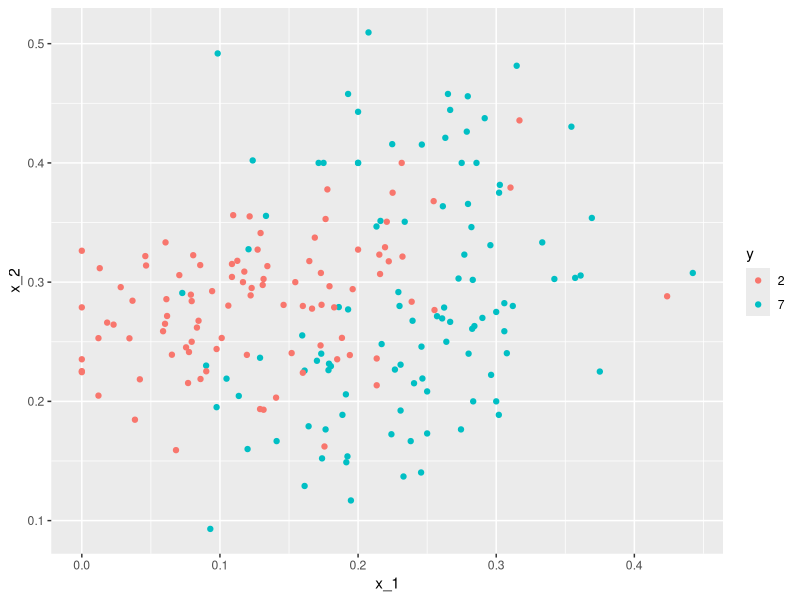
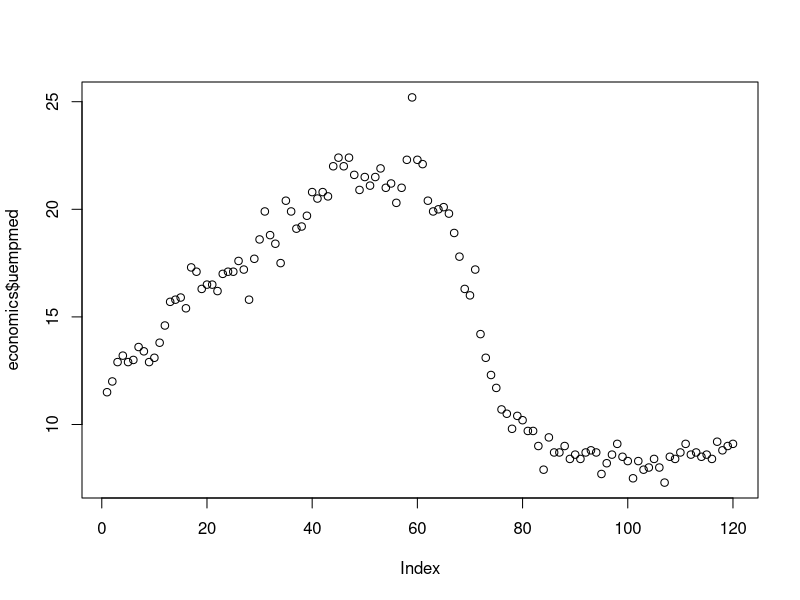
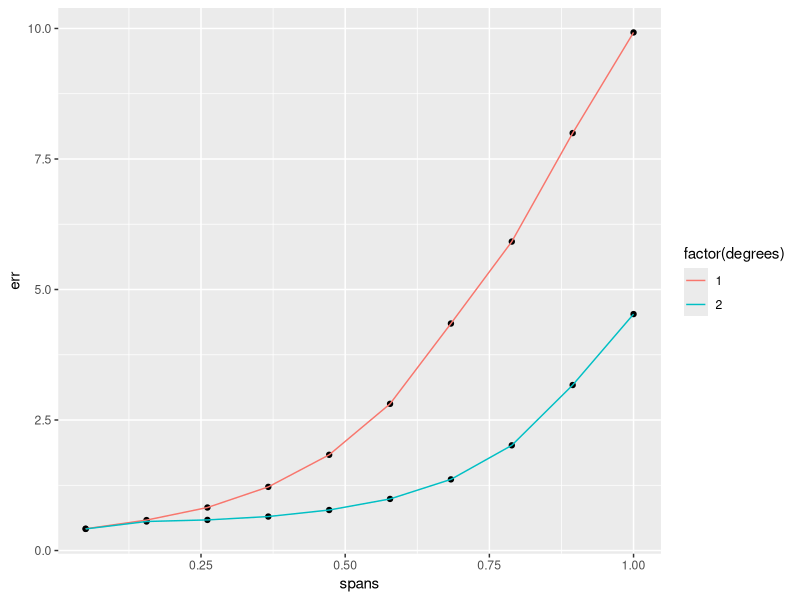
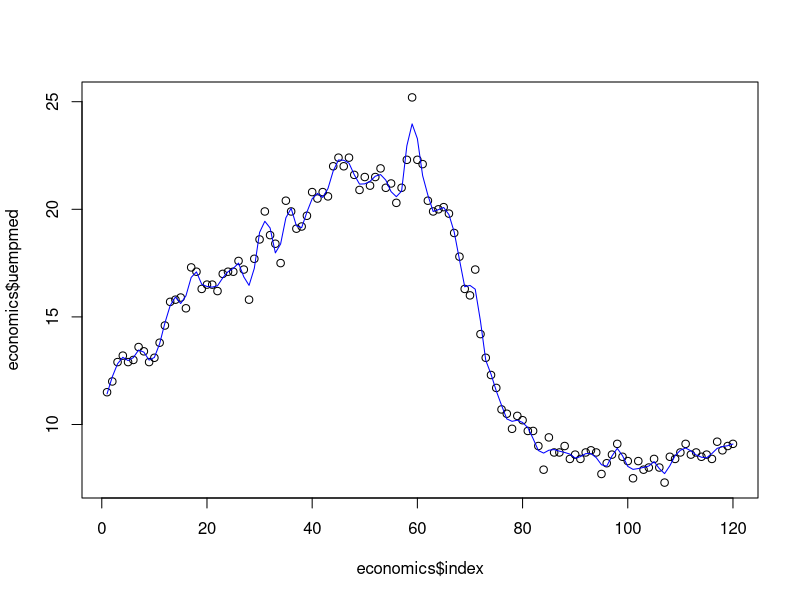
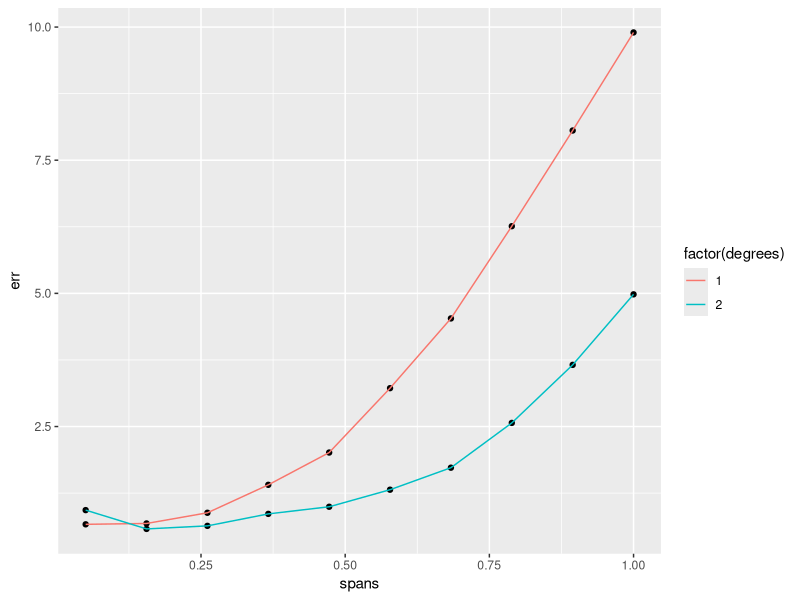
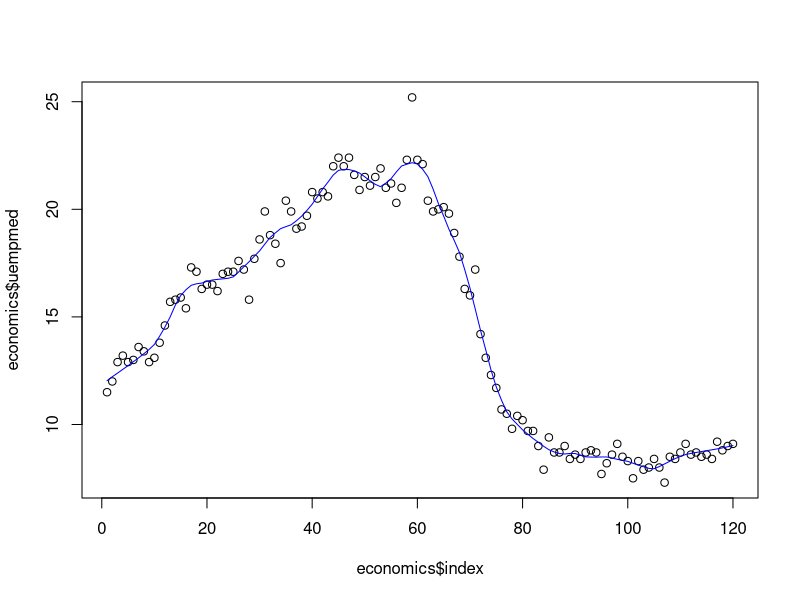
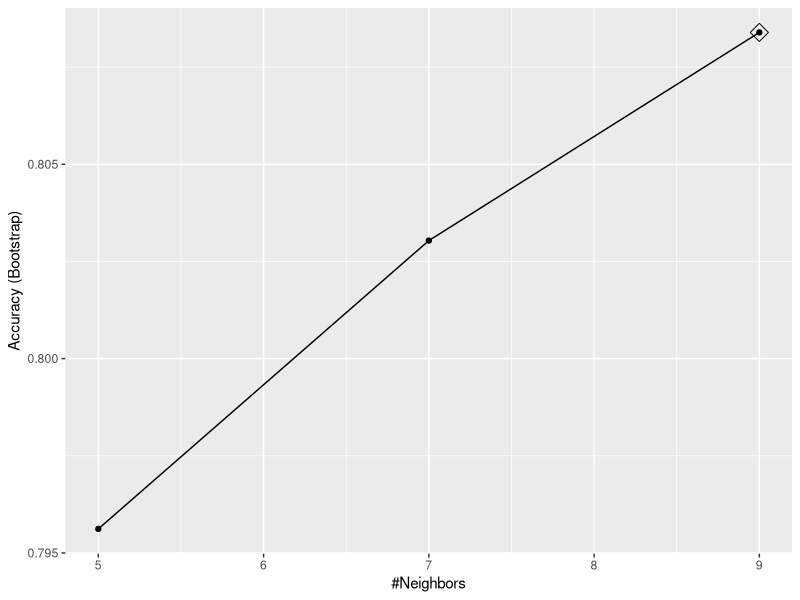
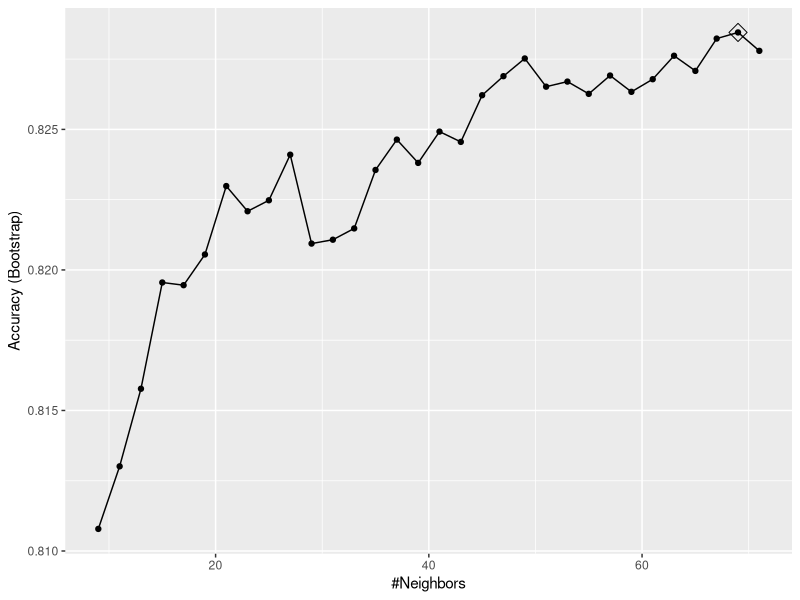

Write R code to recreate these figures, in order.
## ---- chunk 1
knitr::opts_chunk$set(echo = TRUE)
knitr::opts_chunk$set(warning = FALSE, message = FALSE) # just to clean the pdf files, not recommended in practice!
## ---- chunk 2
library(tidyverse)  # data manipulation and visualization
library(caret)      # statistical learning techniques
library(ggplot2)    # plots
library(dslabs)     # digit recognition data
## ---- chunk 3
data("mnist_27")
mnist_27$test %>% ggplot(aes(x_1, x_2, color = y)) +  geom_point()
## ---- chunk 4
data(economics)
economics <- economics[dim(economics)[1]:(dim(economics)[1]-119),]
economics$index <- 1:120
plot(economics$uempmed)
## ---- chunk 5

set.seed(2022)

degree_list <- list()
span_values <- seq(0.05,1,length=10)
for(deg in 1:2){ #polynomial degree
  err <- list()
  for(k in 1:length(span_values)){ #smoothness
    score <- list()
    for(i in 1:(nrow(economics))){
      training = economics[-i,]
      model = loess(uempmed ~ index, data = training, span = span_values[k], degree=deg) 
      validation = economics[i,]
      pred = predict(model, validation)
      # error of ith fold
      score[[i]] = (validation$uempmed - pred)^2
    }
  # returns a vector with the average error for a given degree & span
  err[[k]] <- mean(unlist(score),na.rm=TRUE) 
  }
  degree_list[[deg]] <- err
}

# prepare dataframe for ggplot
spans <- rep(span_values,2)
degrees <- rep(c(1,2), each = length(span_values))
err <- unlist(degree_list)
df_toplot <- as.data.frame(cbind(spans,degrees,err))

# plot
p <- ggplot(df_toplot, aes(x=spans, y=err, group=factor(degrees))) + 
  geom_point() + geom_line(aes(col=factor(degrees)))
p
## ---- chunk 6
best <- df_toplot[which(df_toplot$err==min(df_toplot$err)),]
best
## ---- chunk 7
res <- loess(uempmed ~ index, data = economics, span =best$spans, degree=best$degrees) 
plot(economics$index, economics$uempmed)
lines(predict(res), col='blue')
## ---- chunk 8
flds <- caret::createFolds(1:nrow(economics), 
                           k = 3, list = TRUE, 
                           returnTrain = FALSE)
flds
class(flds)
# yopu can use [[k]] or [k] to access the k-th element
flds[1]     # you need to "unlist" afterwards (see below)
flds[[1]]   # you do not

## ---- chunk 9
degree_list <- list()
for(deg in 1:2){ #polynomial degree
  err <- list()
  for(k in 1:length(span_values)){ #smoothness
    score <- list()
    for(i in 1:length(flds)){
      validation <- economics[unlist(flds[i]),]
      training <- economics[unlist(flds[-i]),]
      model = loess(uempmed ~ index, data = training, span = span_values[k], degree=deg) 
      pred = predict(model, validation)
      score[[i]] <- mean((pred - validation$uempmed)^2, na.rm=TRUE)
    }
    err[[k]] <- mean(unlist(score))
  }
  degree_list[[deg]] <- unlist(err)
}


spans <- rep(span_values,2)
degrees <- rep(c(1,2), each = length(span_values))
err <- unlist(degree_list)
df_toplot <- as.data.frame(cbind(spans,degrees,err))


p <- ggplot(df_toplot, aes(x=spans, y=err, group=factor(degrees))) + 
  geom_point() + geom_line(aes(col=factor(degrees)))
p
## ---- chunk 10
df_toplot[which(df_toplot$err==min(df_toplot$err)),]
## ---- chunk 11
best <- df_toplot[which(df_toplot$err==min(df_toplot$err)),]
res <- loess(uempmed ~ index, data = economics, span =best$spans, degree=best$degrees) 
plot(economics$index, economics$uempmed)
lines(predict(res), col='blue')
## ---- chunk 12
train_knn <- train(y ~ ., method = "knn", data = mnist_27$train)
y_hat_knn <- predict(train_knn, mnist_27$test, type = "raw")
confusionMatrix(y_hat_knn, mnist_27$test$y)
## ---- chunk 13
ggplot(train_knn, highlight = TRUE)
## ---- chunk 14
set.seed(2022)
train_knn <- train(y ~ ., method = "knn", 
                   data = mnist_27$train,
                   tuneGrid = data.frame(k = seq(9, 71, 2)))
ggplot(train_knn, highlight = TRUE)
## ---- chunk 15
train_knn$bestTune
train_knn$finalModel
## ---- chunk 16
confusionMatrix(predict(train_knn, mnist_27$test, type = "raw"),mnist_27$test$y)
## ---- chunk 17
set.seed(2023)
tc <- trainControl(method = "cv", number = 10)

train_kCV <- train(y ~ ., method = "knn", 
                   data = mnist_27$train,
                   trControl = tc)
ggplot(train_kCV, highlight = TRUE)

## ---- chunk 18

p <- 0.75

createTimeSlices(y = 1:nrow(economics), 
                 initialWindow = round(p*nrow(economics),0), 
                 horizon = (nrow(economics)-round(p*nrow(economics),0)), 
                 fixedWindow = TRUE)           # in this example fixedWindow doesn't matter!!

## ---- chunk 19

createTimeSlices(y = 1:nrow(economics), 
                 initialWindow = round(p*nrow(economics),0), 
                 horizon = ((nrow(economics)-round(p*nrow(economics),0))-2), 
                 fixedWindow = TRUE)

## ---- chunk 20

createTimeSlices(y = 1:nrow(economics), 
                 initialWindow = round(p*nrow(economics),0), 
                 horizon = ((nrow(economics)-round(p*nrow(economics),0))-2), 
                 fixedWindow = FALSE)

## ---- chunk 21
#trainControl(method = "timeslice",
#             initialWindow = 90,
#             horizon = 25,
#             fixedWindow = FALSE)
